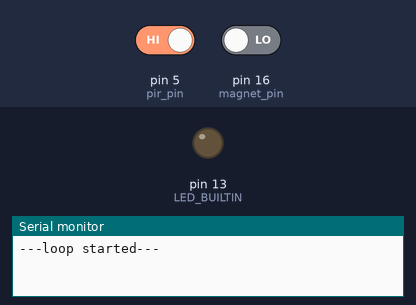
Recording of a sketch running on a simulated Arduino Uno, built with avr-gcc and run on an emulated ATmega328P. Parts: output pins drawn as LEDs (lit = HIGH), the last lines printed to the serial monitor. Inputs (shaded band) come from the test bench; at power-on: pin 5 (pir_pin) HIGH, pin 16 (magnet_pin) LOW. No radio packets arrive unless stated.

Above: at 1.1 s.
At 3.08 s:
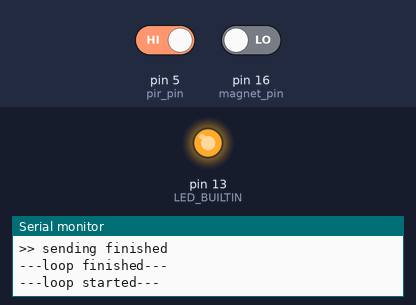
Timing chart, 0 to 3.4 s (numbered marks = the images above):
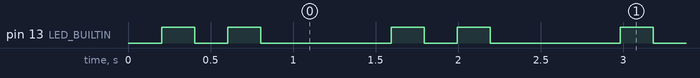

Measured:
- by itself, pin 13 (LED_BUILTIN): repeats every 1.4 s: LOW 0.20 s, HIGH 0.20 s, LOW 0.79 s, HIGH 0.20 s
- by itself, everything shown: repeats every 1.4 s, in 4 steps

The sketch:

NRF_test_with_serial_transmiter__nrf24_lib_.ino
```cpp
/*
  ESP8266 transmitter program
  Serial used

  #define D0 16
  #define D1 5 // I2C Bus SCL (clock)
  #define D2 4 // I2C Bus SDA (data)
  #define D3 0
  #define D4 2 // Same as "LED_BUILTIN", but inverted logic
  #define D5 14 // SPI Bus SCK (clock)
  #define D6 12 // SPI Bus MISO
  #define D7 13 // SPI Bus MOSI
  #define D8 15 // SPI Bus SS (CS)
  #define D9 3 // RX0 (Serial console)
  #define D10 1 // TX0 (Serial console)
  #define SD3 12 //SDD3


*/

#define CSN_pin 4 // D2 used for the nrf24 control (chip select)
#define CE_pin 0 // D3 (chip enable)

#define magnet_pin 16 //D0 on the nodemcu
#define pir_pin 5 //D1 on the nodemcu

//Include Libraries
#include <SPI.h>
#include <nRF24L01.h>
#include <RF24.h>

//create an RF24 object
RF24 radio(CE_pin, CSN_pin);  // CE, CSN

//address through which two modules communicate.
const byte address[6] = "00001";
int pir_state = 0; // save the pir status
int magnet_state = 0; // save the magnet status

void setup()
{
  //initialize the comunication:
  Serial.begin(9600);
  while (!Serial) {
    yield(); // wait for serial port to connect. Needed for native USB port only
  }
  radio.begin();

  //manual configuration of the used pins
  pinMode(magnet_pin, INPUT);
  pinMode(pir_pin, INPUT);
  pinMode(LED_BUILTIN, OUTPUT);

  //configure the nrf24
  radio.openWritingPipe(address); //set the address
  radio.stopListening(); //Set module as transmitter
}
void loop()
{
  Serial.println("---loop started---");

  // blink twice and start the sending
  digitalWrite(LED_BUILTIN, LOW);
  delay(200);
  digitalWrite(LED_BUILTIN, HIGH);
  delay(200);
  digitalWrite(LED_BUILTIN, LOW);
  delay(200);
  digitalWrite(LED_BUILTIN, HIGH);
  delay(200);
  digitalWrite(LED_BUILTIN, LOW);
  delay(500);


  //Send message to receiver
  Serial.println(">> sending started");

  // measure and print the state of the sensors
  pir_state = digitalRead(pir_pin);
  magnet_state = digitalRead(magnet_pin);
  Serial.print(">> sensed pir: ");
  Serial.println(pir_state);
  Serial.print(">> sensed magnet: ");
  Serial.println(magnet_state);

  // send the radio data
  const char text[] = "1";
  radio.write(&text, sizeof(text));
  Serial.println(">> sending finished");


  //Repeat on a separated interval
  Serial.println("---loop finished---");
  delay(50);
}
```
